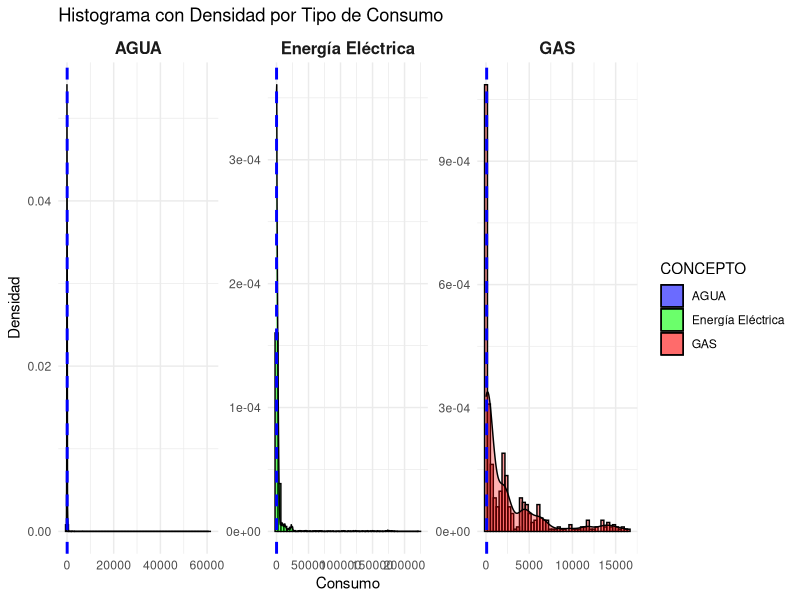

Write the R code that produced this figure.
# Cargar librerías necesarias
library(ggplot2)
library(dplyr)

# Cargar el dataset
data_f <- read.csv("./dataset/data_f.csv", stringsAsFactors = FALSE, check.names = FALSE, row.names = NULL, sep = ";")

# Convertir la columna "CONSUMO" en numérica (removiendo comas y cambiando a punto decimal si es necesario)
data_f$CONSUMO <- as.numeric(gsub(",", ".", data_f$CONSUMO))

# Filtrar los principales recursos
recursos_principales <- c("GAS", "AGUA", "Energía Eléctrica")
datos_principales <- data_f %>% filter(CONCEPTO %in% recursos_principales)

# Crear el histograma con densidad
ggplot(datos_principales, aes(x = CONSUMO, fill = CONCEPTO)) +
  geom_histogram(aes(y = ..density..), bins = 50, color = "black", alpha = 0.4, position = "identity") +
  geom_density(alpha = 0.3) +
  facet_wrap(~CONCEPTO, scales = "free") +  # Crea subgráficos por concepto
  scale_fill_manual(values = c("blue", "green", "red")) +  # Colores para cada recurso
  geom_vline(aes(xintercept = median(CONSUMO, na.rm = TRUE)), 
             color = "blue", linetype = "dashed", size = 1) +  # Línea punteada en la mediana
  labs(title = "Histograma con Densidad por Tipo de Consumo",
       x = "Consumo",
       y = "Densidad",
       fill = "CONCEPTO") +
  theme_minimal() +
  theme(strip.text = element_text(face = "bold", size = 12))  # Personaliza los títulos de los subgráficos